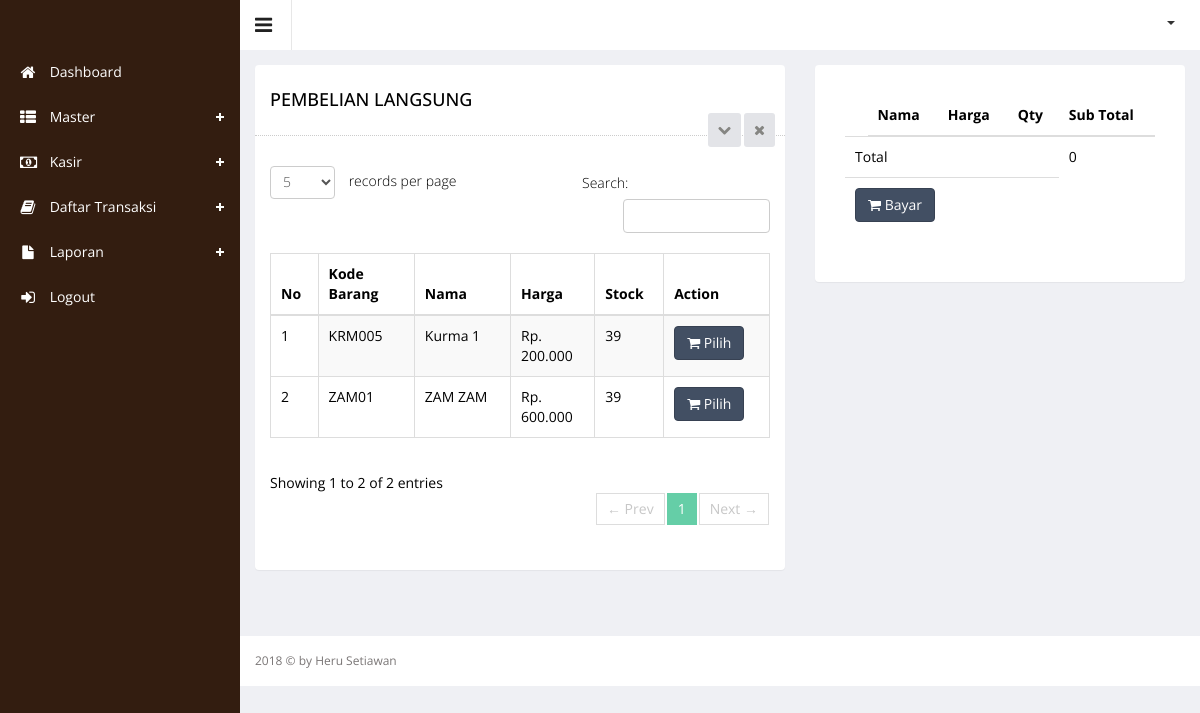
Before: /index.php?hal=beli_langsung (signed in) with the older database file.
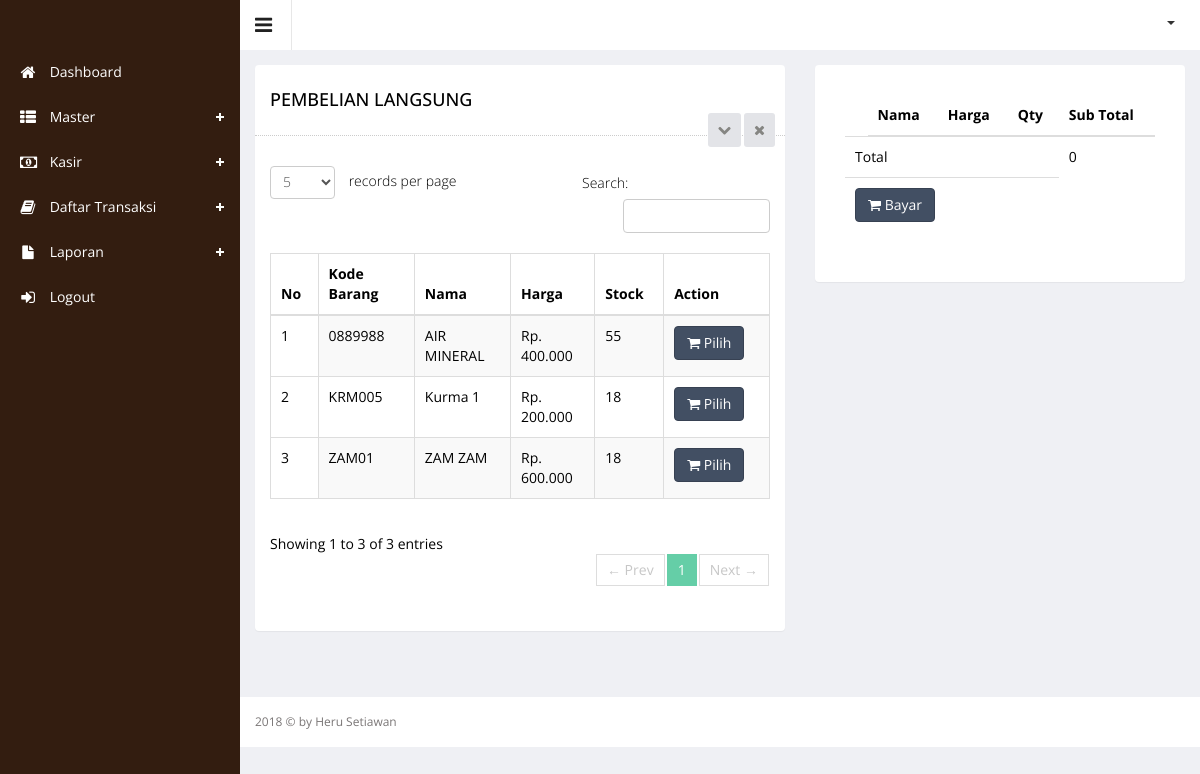
After: the same page with the newer database file.
### tables this page shows
CREATE TABLE `barang` (
  `id` int(11) NOT NULL,
  `kdbrg` varchar(50) NOT NULL,
  `nmbrg` varchar(100) NOT NULL,
  `harga` int(11) NOT NULL,
  `stock` int(11) NOT NULL,
  `tanggal` datetime NOT NULL,
  `category_id` int(11) NOT NULL,
  `id_satuan` int(11) NOT NULL
);

### beli_langsung.php (the view, shortened to what the changed rows need)
<?php
include "config.php";
$id_session=$_SESSION['id_session'];
 ?>
       <div class="wrapper">
    <div class="row">
        <div class="col-sm-7">
            <section class="panel">
                <header class="panel-heading">
                    <h4>Pembelian Langsung</h4>
                    <span class="tools pull-right">
                        <a href="javascript:;" class="fa fa-chevron-down"></a>
                        <a href="javascript:;" class="fa fa-times"></a>
                     </span>
                </header>
                <div class="panel-body">
                    <div class="adv-table editable-table ">
                        <div class="clearfix">
                            <div class="btn-group pull-right">
                            </div>
                        </div>
                        <table class="table table-striped table-hover table-bordered" id="editable-sample">
                            <thead>
                            <tr>
                                <th width="5%">No</th>
                                <th width="20%">Kode Barang</th>
                                <th width="20%">Nama</th>
                                <th width="15%">Harga</th>
                                <th width="15%">Stock</th>
                                <th width="10%">Action</th>
                            </tr>
                            </thead>
                            <tbody>
                            <?php
                            $no = 1;
                            $queryProduct = $connect->query("SELECT barang.id, barang.kdbrg, barang.nmbrg, barang.harga, barang.stock, category.category_id, category.category_name, satuan.id_satuan, satuan.nmsatuan
                             FROM barang
                             JOIN category ON barang.category_id = category.category_id
                             JOIN satuan ON barang.id_satuan = satuan.id_satuan
                             ORDER BY id DESC");
                            while ($rowProduct = mysqli_fetch_array($queryProduct)) {
                                ?>
                                 <tr class="">
                                    <td><?php echo $no++ ?></td>
                                    <td><?php echo $rowProduct['kdbrg'] ?></td>
                                    <td><?php echo $rowProduct['nmbrg'] ?></td>
                                    <td>Rp. <?php echo number_format($rowProduct['harga'], 0, ',', '.'); ?></td>
                                    <td><?php echo $rowProduct['stock'] ?></td>
                                    <td>
                                        <a href="cart.php?&input=add&id_barang=<?=$rowProduct['id']?>&id_session=<?=$id_session?>">
                                            <button class="btn btn-primary" type="submit"><i class="fa fa-shopping-cart" aria-hidden="true"></i>
                                                Pilih
                                            </button>
                                        </a>
                                    </td>
                                </tr>
                            <?php } ?>
                            </tbody>
                        </table>
                    </div>
                </div>
            </section>
        </div>
           <div class="col-md-5">
            <div class="panel">
                <div class="panel-body">
                    <div class="blog-post">
                        <div class="media">
                            <div class="panel-body">
                                <table class="table">
                                    <thead>
                                    <tr>
                                        <td></td>
                                        <th>Nama</th>
                                        <th>Harga</th>
                                        <th>Qty</th>
                                        <th>Sub Total</th>
                                    </tr>
                                    </thead>
                                    <tbody>
                                    <?php
                                    $total = 0;
                                        ?>
                                    <tr>
                                        <td colspan="4">
                                            Total
                                        </td>
                                        <td>
                                            <?php echo number_format($total, 0, ',', '.'); ?>
                                        </td>
                                    </tr>
                                    <tr>
                                        <td colspan="4" align="reight">
                                            <button class="btn btn-primary" type="submit" data-toggle="modal"
                                                    data-target="#myModal"><i class="fa fa-shopping-cart"></i> Bayar
                                            </button>
                                        </td>
                                    </tr>
                                    </tbody>
                                </table>
                            </div>
                        </div>
                    </div>
                </div>
            </div>
        </div>
    </div>
</div>

Changed rows visible on the page:
added barang: kdbrg "0889988", nmbrg "AIR MINERAL", harga "400.000", stock "55"
changed barang "KRM005": stock "39" → "18"
changed barang "ZAM01": stock "39" → "18"
Other visible differences:
text written by a page script: "records per page Search: Showing 1 to 2 of 2 entries ← Prev 1 Next →" → "records per page Search: Showing 1 to 3 of 3 entries ← Prev 1 Next →"
